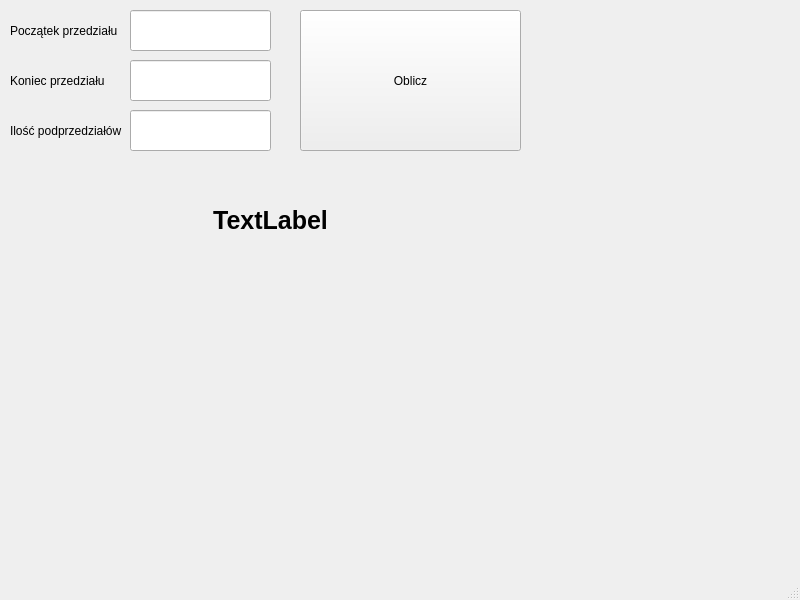
<?xml version="1.0" encoding="UTF-8"?>
<ui version="4.0">
 <class>MainWindow</class>
 <widget class="QMainWindow" name="MainWindow">
  <property name="geometry">
   <rect>
    <x>0</x>
    <y>0</y>
    <width>800</width>
    <height>600</height>
   </rect>
  </property>
  <property name="windowTitle">
   <string>MainWindow</string>
  </property>
  <widget class="QWidget" name="centralwidget">
   <widget class="QLabel" name="labelPoczatek">
    <property name="geometry">
     <rect>
      <x>10</x>
      <y>0</y>
      <width>151</width>
      <height>61</height>
     </rect>
    </property>
    <property name="text">
     <string>Początek przedziału</string>
    </property>
   </widget>
   <widget class="QLabel" name="labelKoniec">
    <property name="geometry">
     <rect>
      <x>10</x>
      <y>50</y>
      <width>151</width>
      <height>61</height>
     </rect>
    </property>
    <property name="text">
     <string>Koniec przedziału</string>
    </property>
   </widget>
   <widget class="QLabel" name="labelIle">
    <property name="geometry">
     <rect>
      <x>10</x>
      <y>100</y>
      <width>151</width>
      <height>61</height>
     </rect>
    </property>
    <property name="text">
     <string>Ilość podprzedziałów</string>
    </property>
   </widget>
   <widget class="QLineEdit" name="lineEditPoczatek">
    <property name="geometry">
     <rect>
      <x>130</x>
      <y>10</y>
      <width>141</width>
      <height>41</height>
     </rect>
    </property>
   </widget>
   <widget class="QLineEdit" name="lineEditKoniec">
    <property name="geometry">
     <rect>
      <x>130</x>
      <y>60</y>
      <width>141</width>
      <height>41</height>
     </rect>
    </property>
   </widget>
   <widget class="QLineEdit" name="lineEditIle">
    <property name="geometry">
     <rect>
      <x>130</x>
      <y>110</y>
      <width>141</width>
      <height>41</height>
     </rect>
    </property>
   </widget>
   <widget class="QPushButton" name="guzik">
    <property name="geometry">
     <rect>
      <x>300</x>
      <y>10</y>
      <width>221</width>
      <height>141</height>
     </rect>
    </property>
    <property name="text">
     <string>Oblicz</string>
    </property>
   </widget>
   <widget class="QLabel" name="labelResult">
    <property name="geometry">
     <rect>
      <x>20</x>
      <y>170</y>
      <width>501</width>
      <height>101</height>
     </rect>
    </property>
    <property name="font">
     <font>
      <pointsize>19</pointsize>
      <weight>75</weight>
      <bold>true</bold>
     </font>
    </property>
    <property name="text">
     <string>TextLabel</string>
    </property>
    <property name="alignment">
     <set>Qt::AlignCenter</set>
    </property>
   </widget>
  </widget>
  <widget class="QMenuBar" name="menubar">
   <property name="geometry">
    <rect>
     <x>0</x>
     <y>0</y>
     <width>800</width>
     <height>21</height>
    </rect>
   </property>
  </widget>
  <widget class="QStatusBar" name="statusbar"/>
 </widget>
 <resources/>
 <connections/>
</ui>
